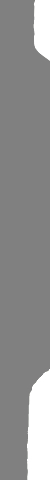
#> input picture capt/perfmask.jpg, 50 x 480 px, found by its file name
$ python deshaker.py   (Python 2 division)
#> lines starting #> are read from the running program, lines starting #| are printed output that depends on the picture
import cv2
import numpy as np
import time


class ProcessBackglight:
    def __init__(self):
        self.blank=cv2.imread(__file__+"/../"+'perfmask.jpg',cv2.IMREAD_COLOR)
        self.blank=numpy.require(self.blank,dtype=numpy.float32)
        self.blank-=average(blank)

    # [7 lines left out: function processFrame, not called in this run]


class Deshaker:
    def __init__(self):
        self.mask=cv2.imread(__file__+"/../"+'perfmask.jpg',cv2.IMREAD_GRAYSCALE)
#> self.mask: shape (480, 50); min 125, max 255, mean 144.2
        self.msize=self.mask.shape
#> self.msize = (480, 50)
        self.expMask=cv2.copyMakeBorder(self.mask,0,self.msize[0],0,self.msize[1],cv2.BORDER_CONSTANT,value=128) # expand the mask and fill with gray
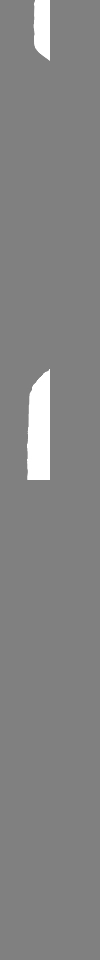
#> self.expMask: shape (960, 100); min 125, max 255, mean 132.1
        self.spMask=np.conj(np.fft.fft2(self.expMask))
        self.offsFilt=np.array([[0.0,0.0] for i in range(16)])
        self.offsFiltCnt=0
        self.offsValidCnt=0

    # [53 lines left out: functions calcShift1, calcShift2, processFrame, not called in this run]

if __name__ == '__main__':
    d = Deshaker()
    b = ProcessBackglight()
#> in __init__, self.blank is the input picture: shape (480, 50, 3); mean B, G, R 144.2, 144.2, 144.2
#> (the run stopped early here; a loop or call above may not have finished)
